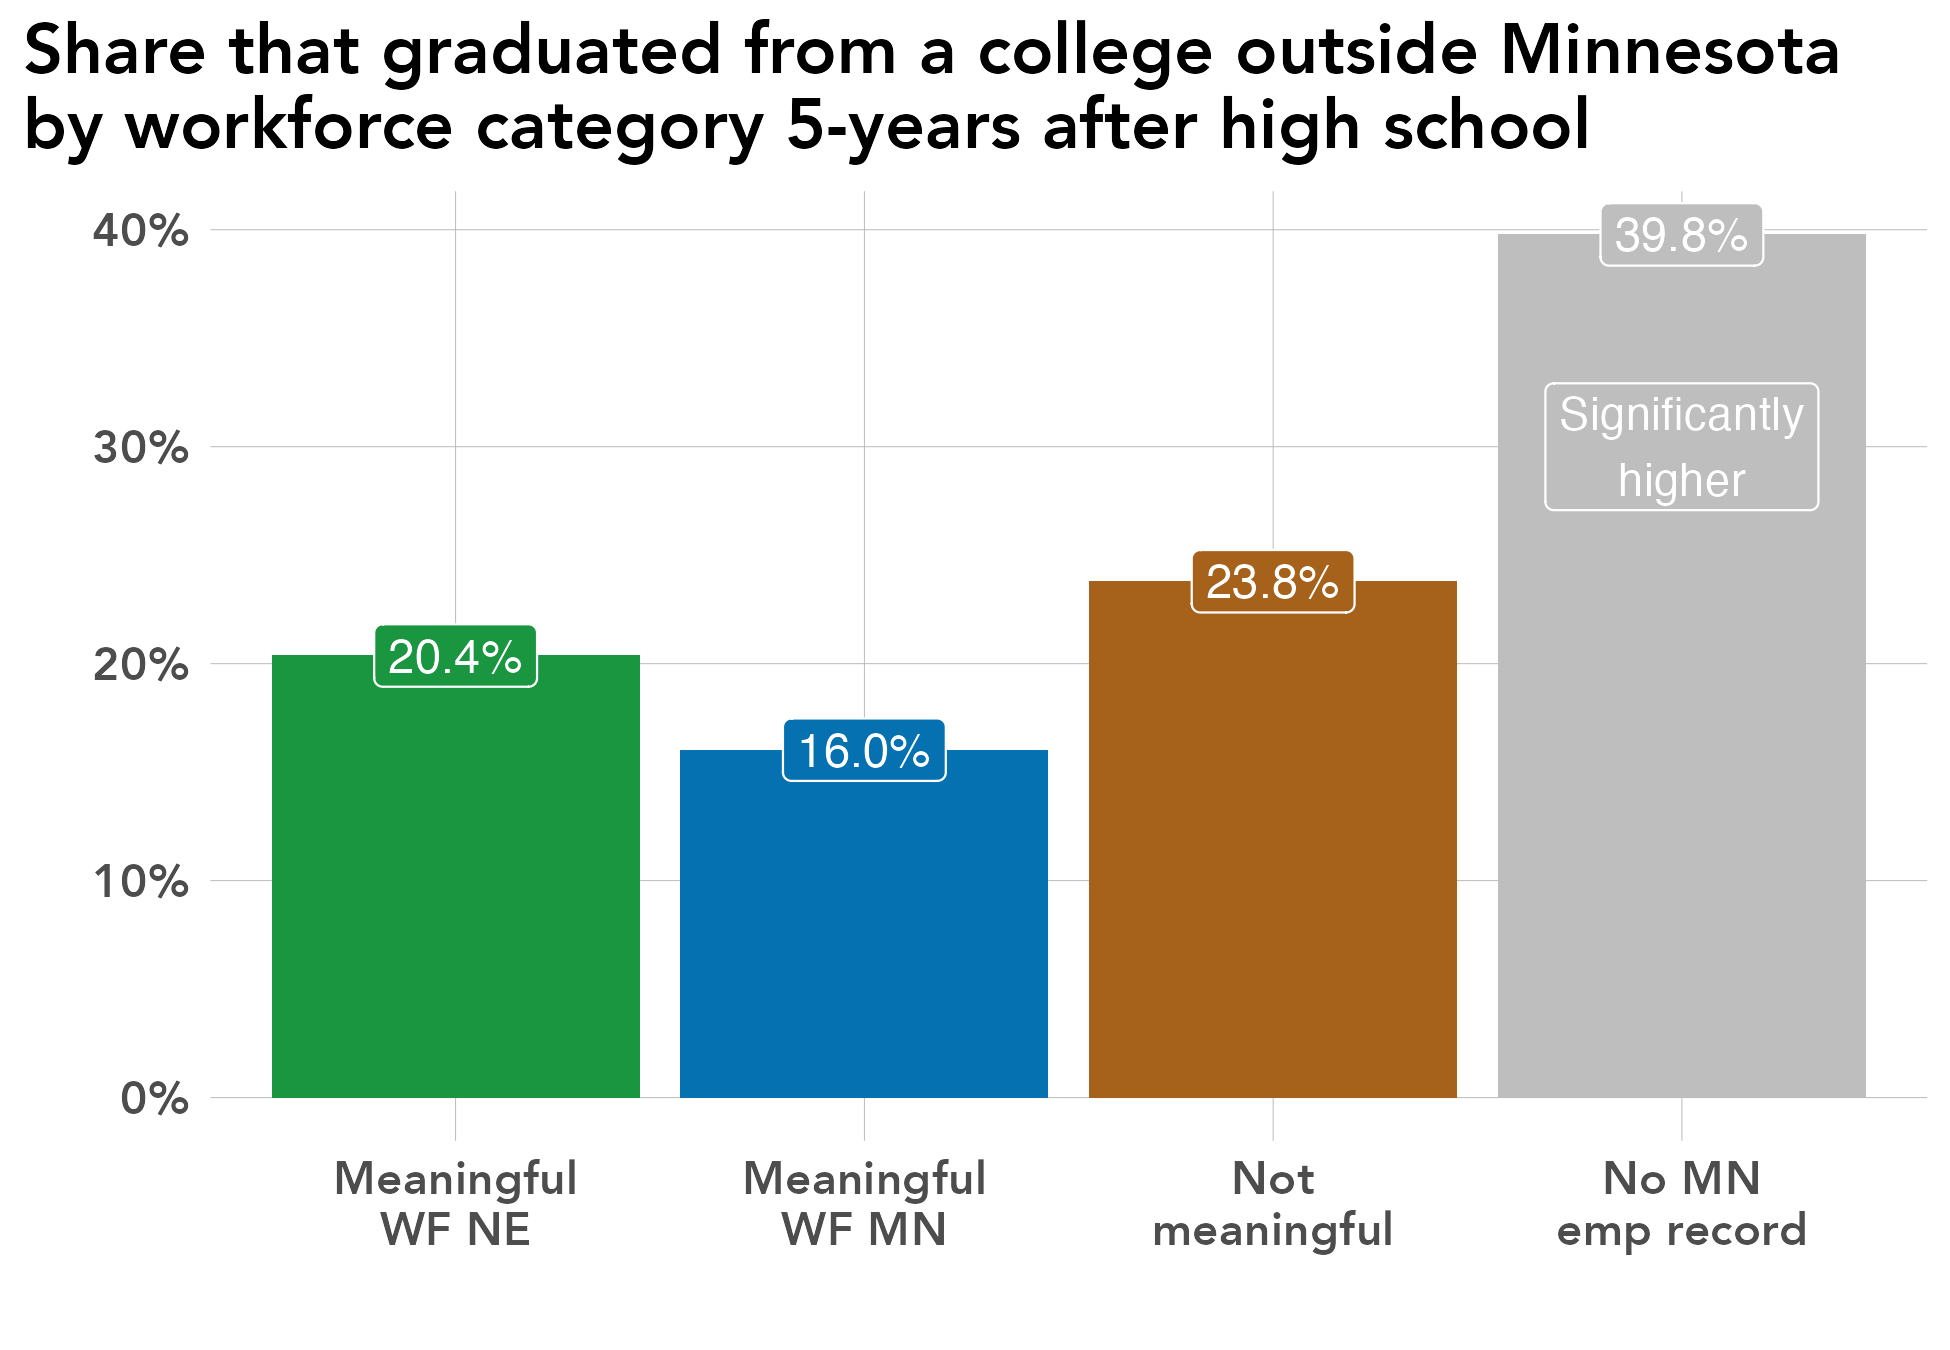

Reproduce this figure in R.
# library -----------------------------------------------------------------
library(tidyverse)
library(sf)
library(ggrepel)
library(scales)
library(ggiraph)
library(rmapshaper)
library(cowplot)
library(RColorBrewer)
library(readxl)
library(lubridate)
library(readxl)
library(systemfonts)
reset_font_cache()
library(ggtext)
library(janitor)
library(cowplot)


rm(list = ls())

# themes ------------------------------------------------------------------
theme_bar <- theme_bw() +
  theme(panel.grid.major = element_line(color = "grey70", size = 0.1),
        panel.grid.minor = element_blank(),
        axis.ticks = element_blank(),
        axis.text = element_text(face = "bold"),
        panel.border = element_blank(),
        legend.background = element_rect(fill = "transparent", color = "transparent"),
        legend.key = element_rect(fill = "transparent"),
        legend.key.size = unit(1, "lines"),
        legend.margin = margin(0,0,0,0),
        legend.title = element_blank(),
        legend.text = element_text(margin = margin(l = 2)),
        text = element_text(family = "Avenir") ,
        plot.title.position = "plot",
        plot.title = element_text(face = "bold"))

theme_line <- theme_bw() +
  theme(legend.background = element_rect(fill = "transparent", color = "transparent"),
        legend.key = element_rect(fill = "transparent"),
        legend.text = element_text(margin = margin(l = 2)),
        panel.grid.minor = element_blank(),
        panel.grid.major = element_line(color = "grey70", size = 0.1),
        axis.ticks = element_blank(),
        axis.text = element_text(face = "bold"),
        panel.border = element_blank(),
        legend.margin = margin(0,0,0,0),
        legend.key.size = unit(1, "lines"),
        text = element_text(family = "Avenir") ,
        plot.title.position = "plot",
        plot.title = element_text(face = "bold"))


theme_sf <- theme_bw() +
  theme(axis.text.x=element_blank(),
        axis.text.y=element_blank(),
        axis.ticks=element_blank(),
        panel.background = element_blank(),
        panel.grid.major = element_line(color = "white"),
        panel.border = element_blank(),
        legend.title = element_blank(),
        legend.text = element_text(margin = margin(l = 2)),
        legend.margin = margin(0,0,0,0),
        legend.key.size = unit(1, "lines"),
        text = element_text(family = "Avenir") ,
        plot.title.position = "plot",
        plot.title = element_text(face = "bold"))

regions <- read_csv("/Users/kellyasche/Library/CloudStorage/GoogleDrive-kasche@ruralmn.org/My Drive/Data Prep/R Projects/Join docs/county_regions.csv") %>%
  select(5,6) %>%
  unique() %>%
  mutate(edr = str_replace(edr, "  ", " "),
         planning.region = str_replace(planning.region, " Minnesota", ""),
         planning.region = fct_relevel(planning.region, "Northwest", "Northeast", "Central", "Seven County Mpls-St Paul", "Southwest", "Southeast"),
         edr = fct_relevel(edr, "EDR 1 - Northwest", "EDR 2 - Headwaters", "EDR 3 - Arrowhead", "EDR 4 - West Central", "EDR 5 - North Central", "EDR 6E- Southwest Central", "EDR 6W- Upper Minnesota Valley", "EDR 7E- East Central", "EDR 7W- Central", "EDR 8 - Southwest", "EDR 9 - South Central", "EDR 10 - Southeast", "EDR 11 - 7 County Twin Cities", "Minnesota"))

counties.regions <- read_csv("/Users/kellyasche/Library/CloudStorage/GoogleDrive-kasche@ruralmn.org/My Drive/Data Prep/R Projects/Join docs/county_regions.csv") %>%
  mutate(countyfp = formatC(countyfp, width = 3, flag = "0"),
         Name = str_to_title(Name),
         Name = str_replace(Name, "Q", "q"),
         Name = str_replace(Name, "Of The", "of the"),
         Name = str_replace(Name, "Mcleod", "McLeod"),
         Dem_Desc = ifelse(Name == "Minnesota", "Minnesota", Dem_Desc) ,
         edr = str_replace(edr, "  ", " "),
         planning.region = str_replace(planning.region, " Minnesota", ""),
         planning.region = fct_relevel(planning.region, "Northwest", "Northeast", "Central", "Seven County Mpls-St Paul", "Southwest", "Southeast"),
         edr = fct_relevel(edr, "EDR 1 - Northwest", "EDR 2 - Headwaters", "EDR 3 - Arrowhead", "EDR 4 - West Central", "EDR 5 - North Central", "EDR 6E- Southwest Central", "EDR 6W- Upper Minnesota Valley", "EDR 7E- East Central", "EDR 7W- Central", "EDR 8 - Southwest", "EDR 9 - South Central", "EDR 10 - Southeast", "EDR 11 - 7 County Twin Cities", "Minnesota"))

color.ruca <- c("Entirely rural" = "#009933", "Town/rural mix" = "#99CC33", "Urban/town/rural mix" = "#CC9966", "Entirely urban" = "#754C29", "Minnesota" = "black")

color.pr <- c("Northwest" = "#4575b4","Northeast" = "grey", "Central" = "#fee090", "Seven County Mpls-St Paul" = "#d73027", "Southwest" = "#91bfdb", "Southeast" = "#fc8d59", "Minnesota" = "black")

color.edr <- c("EDR 1 - Northwest" = "#b3cde3", "EDR 2 - Headwaters" = "#8c96c6", "EDR 3 - Arrowhead" = "#fe9929", "EDR 4 - West Central" = "#8856a7", "EDR 5 - North Central" = "#810f7c", "EDR 6E- Southwest Central" = "#e5f5f9", "EDR 6W- Upper Minnesota Valley" = "#bdc9e1", "EDR 7E- East Central" = "#99d8c9", "EDR 7W- Central" = "#2ca25f", "EDR 8 - Southwest" = "#74a9cf", "EDR 9 - South Central" = "#0570b0", "EDR 10 - Southeast" = "#d7301f", "EDR 11 - 7 County Twin Cities" = "#d8b365", "Minnesota" = "black")

color.pr.edr <- c ("Northwest" = "#4575b4","Northeast" = "#e0f3f8", "Central" = "#fee090", "Seven County Mpls-St Paul" = "#d73027", "Southwest" = "#91bfdb", "Southeast" = "#fc8d59", "Minnesota" = "black", "EDR 1 - Northwest" = "#b3cde3", "EDR 2 - Headwaters" = "#8c96c6", "EDR 3 - Arrowhead" = "#fe9929", "EDR 4 - West Central" = "#8856a7", "EDR 5 - North Central" = "#810f7c", "EDR 6E- Southwest Central" = "#e5f5f9", "EDR 6W- Upper Minnesota Valley" = "#bdc9e1", "EDR 7E- East Central" = "#99d8c9", "EDR 7W- Central" = "#2ca25f", "EDR 8 - Southwest" = "#74a9cf", "EDR 9 - South Central" = "#0570b0", "EDR 10 - Southeast" = "#d7301f", "EDR 11 - 7 County Twin Cities" = "#d8b365")

color.six <- c("#009933", "#4575b4", "grey", "#fee090", "#fc8d59", "#d73027")

mn_counties <- st_read("/Users/kellyasche/Library/CloudStorage/GoogleDrive-kasche@ruralmn.org/My Drive/Data Prep/R Projects/Shapefiles/County shapefiles/MNCounties_MNDOT.shp", quiet = TRUE) %>%
  ms_simplify(keep = .01, keep_shapes = TRUE) %>%
  rename("countyfp" = "FIPS_CODE")

counties.regions.1 <- counties.regions %>%
  mutate(statefp = "27",
         project.pr = ifelse(edr %in% c("EDR 1 - Northwest", "EDR 2 - Headwaters", "EDR 4 - West Central"), "Northwest",
                             ifelse(edr == "EDR 3 - Arrowhead", "Northeast",
                                    ifelse(edr %in% c("EDR 5 - North Central", "EDR 7E- East Central", "EDR 7W- Central"), "Central",
                                           ifelse(edr %in% c("EDR 6E- Southwest Central", "EDR 6W- Upper Minnesota Valley", "EDR 8 - Southwest"), "Southwest",
                                                  ifelse(edr %in% c("EDR 9 - South Central", "EDR 10 - Southeast"), "Southern", as.character(planning.region)))))),
         project.pr = fct_relevel(project.pr, "Northwest", "Northeast", "Central", "Seven County Mpls-St Paul", "Southwest", "Southern"))

# Prep data ---------------------------------------------------------------

original <- read_csv("Data/SLEDS/Masters/Master-report-dataset.csv")

names(original)

data <- original %>%
  select(grad.year.5, ps.grad.location) %>%
  filter(grad.year.5 != "After 2023") %>%
  filter(grad.year.5 != "Attending ps") %>%
  filter(!ps.grad.location %in% c("Attending ps", "Did not graduate ps", "Never attended ps")) %>%
  group_by(ps.grad.location, grad.year.5) %>%
  summarize(n = n()) %>%
  ungroup() %>%
  group_by(ps.grad.location) %>%
  mutate(pct = n / sum(n)) %>%
  ungroup() %>%
  mutate(grad.year.5 = str_replace(grad.year.5, "No MN emp record, not attending ps", "No MN emp record"),
         grad.year.5 = str_replace(grad.year.5, "Not meaningful, not attending ps", "Not meaningful"),
         grad.year.5 = str_replace(grad.year.5, "Meaningful WF - Northeast", "Meaningful WF - NE"),
         grad.year.5 = fct_relevel(grad.year.5, "Meaningful WF - NE", "Meaningful WF - MN", "Not meaningful", "No MN emp record"),
         ps.grad.location = str_replace(ps.grad.location, "PS grad Region", "PS grad NE"),
         ps.grad.location = fct_relevel(ps.grad.location, "PS grad NE", "PS grad MN", "PS grad outside MN")) 

names(data)
data
# Create chart ------------------------------------------------------------
ggplot(data = filter(data, ps.grad.location == "PS grad outside MN" ), aes(grad.year.5, pct, fill = grad.year.5)) +
  geom_col(position = "dodge") +
  geom_label(aes(label = percent(pct, accuracy = .1)), show.legend = FALSE, position = position_dodge(width = .9), color = "white", size = 4) +
  annotate(geom = "label",
           x = 4,
           y= .3,
           label = "Significantly\nhigher",
           color = "white",
           fill = "transparent") +
  labs(x="", 
       y = "", 
       title = "Share that graduated from a college outside Minnesota\nby workforce category 5-years after high school")+
  scale_y_continuous(labels=scales::percent) +
  scale_x_discrete(labels = c("Meaningful\nWF NE", "Meaningful\nWF MN", "Not\nmeaningful", "No MN\nemp record")) +
  scale_fill_manual(values = c("#1a9641", "#0571b0", "#a6611a", "grey")) +
  theme_bar+
  theme(legend.position = "none",
        text = element_text(size = 14),
        title = element_text(size = 14))


ggsave(filename = "Charts/Paper report/college-location-outside-mn-wf.pdf", device = cairo_pdf, dpi = "print", width = 6.5, height = 4.5)

ggsave(filename = "Charts/Paper report/college-location-outside-mn-wf.png", dpi = "print", width = 6.5, height = 4.5)
